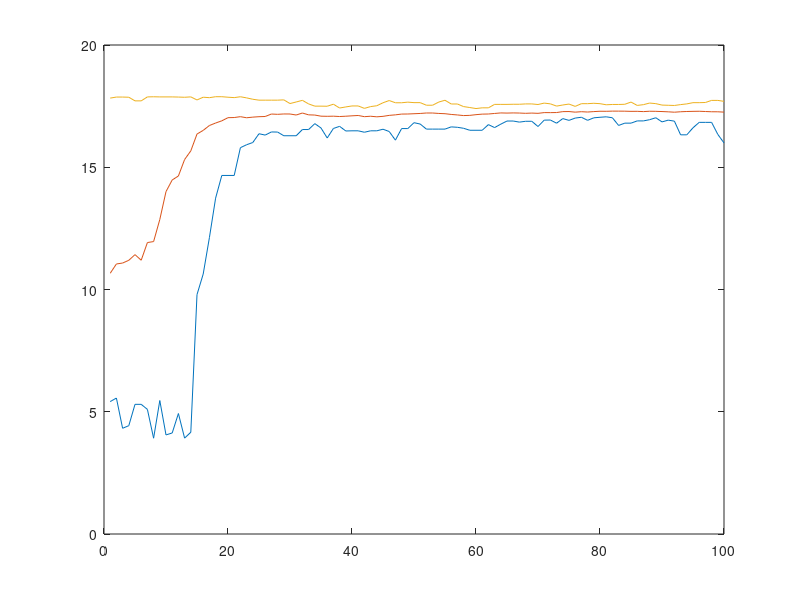

Recreate this plot in MATLAB.
clc;
clear;
ymelhor = [17.828192249080278,17.871077999777338,17.871077999777338,17.863805610144023,17.71522241389446,17.71522241389446,17.877210774161867,17.882610407090993,17.877210774161867,17.877210774161867,17.877210774161867,17.87110145201163,17.86235053433469,17.8782103361373,17.751895742207452,17.865064034701927,17.845761510927556,17.885233722407285,17.885233722407285,17.864512081943683,17.848342992411016,17.883674064173743,17.837279008312557,17.78118231811367,17.744056413614725,17.744056413614725,17.744056413614725,17.744056413614725,17.75643451872731,17.605460261566257,17.66963258935923,17.736907940012806,17.590862138871586,17.499394404275616,17.499394404275616,17.495340431541486,17.579141575419783,17.422727586116743,17.467461062564066,17.507406872545122,17.507406872545122,17.408301595858845,17.481537833114192,17.515454532579685,17.6377868025536,17.728526716828508,17.6377868025536,17.6377868025536,17.663064439925037,17.64278285491728,17.64278285491728,17.537017072218877,17.537017072218877,17.66757270981345,17.74022769473307,17.587657721666186,17.587657721666186,17.480941212608407,17.442617775734917,17.401207793861946,17.430658175584824,17.430658175584824,17.571502011132374,17.571502011132374,17.571502011132374,17.57658500984776,17.57658500984776,17.590293516199026,17.590293516199026,17.565813816473128,17.623996699442525,17.59281879587145,17.50118705658754,17.546672865348903,17.58468483398844,17.489494002932858,17.6004345584956,17.6004345584956,17.616616369051904,17.6004345584956,17.555392380893835,17.56785103222344,17.56785103222344,17.575570318277325,17.666346660241505,17.5290797814431,17.560079092944477,17.62576636428856,17.602047919383978,17.542774883180336,17.53486992761711,17.52693115992271,17.56258254042611,17.591322725411747,17.641664415576933,17.641664415576933,17.64837007626988,17.73447057239131,17.73447057239131,17.69532341878307];
ymedia = [10.663470611927982,11.044177512530156,11.082451980564315,11.19434277109598,11.426591893827316,11.197210204661497,11.920258929332787,11.960363518204293,12.863252395551092,14.004293138674777,14.479401628785515,14.642726408588358,15.315904476127987,15.670154340532294,16.35816449961658,16.508267815277208,16.70719581131126,16.808578933140765,16.898942809219008,17.02758985250223,17.033583680877147,17.06893546414984,17.024021395383418,17.0502890270364,17.06774967300222,17.075913671894796,17.17663303189674,17.164807429817444,17.179504755681435,17.178300084504116,17.136450255167286,17.217853261496145,17.143648289155784,17.135208887676075,17.088808545467757,17.08384894560146,17.08860710592162,17.07500258921045,17.08738687947524,17.103639943049057,17.117537556848568,17.068637839185172,17.08657131812807,17.06272617004627,17.082189295981756,17.121865186063573,17.143550559461993,17.174883983912434,17.178145630021056,17.18928005822981,17.200292423090847,17.219024646686886,17.218636148709876,17.20058015779788,17.189989758249844,17.160204075462996,17.139320369837144,17.114047430077292,17.122094335328562,17.150918845197783,17.173049160426146,17.177834632096122,17.200264561841454,17.222039755854404,17.215674775959837,17.22222105235446,17.217145194181246,17.20625624426877,17.21602710058235,17.20528993810872,17.23537183885904,17.234130292173983,17.23776189010748,17.275229088177138,17.278552612606425,17.25376199581043,17.272278427715236,17.2585808677262,17.276401752560222,17.290663854640812,17.28879338210612,17.295658959804342,17.295398518562678,17.293171535873093,17.28615121099936,17.287553488194757,17.27612714698483,17.29050858292055,17.28751188619106,17.278421974159752,17.267075351071107,17.25163510742467,17.269759888518482,17.28052573029695,17.286355859001336,17.290090442412176,17.2799416943813,17.269573393506533,17.26846519734432,17.25478491924986];
ypior = [5.415356334347394,5.560379704379265,4.324305236063053,4.430919566897071,5.303212917237868,5.303212917237868,5.097218625335908,3.9183890869439235,5.459287534429789,4.052087365294302,4.132542805011402,4.9279399379076745,3.921314987898235,4.162650019802691,9.792109475190546,10.6330948137502,12.121493991025776,13.736160425036049,14.664858904324884,14.664858904324884,14.664858904324884,15.800748421078483,15.920797348533604,16.011969270962076,16.371298797551756,16.31536838714604,16.443828456867298,16.439243612437394,16.288748739104584,16.288748739104584,16.288748739104584,16.542653868456984,16.542653868456984,16.78415706316007,16.606171838858394,16.197192212562996,16.58604708380293,16.673283204960484,16.48349627923985,16.490515551344032,16.490515551344032,16.43186523671238,16.490515551344032,16.490515551344032,16.55548644152826,16.46186200900486,16.108599771019946,16.582069681347388,16.582069681347388,16.822754697135853,16.767437488818686,16.56022769661519,16.56022769661519,16.56022769661519,16.56022769661519,16.651350414642756,16.634329563029404,16.593565284592007,16.512896599237028,16.512896599237028,16.512896599237028,16.74416365870818,16.62237106499585,16.763102936495343,16.890790548852753,16.890790548852753,16.846129939708163,16.880067812696936,16.880067812696936,16.6663285287474,16.927390254355366,16.931124175732158,16.80195484788894,16.990189733103374,16.917447214099365,17.011795651531617,17.044672195912366,16.919458639403338,17.022283964263334,17.044065954716864,17.06313102947906,17.024164590733648,16.710028293560132,16.803959861805634,16.803959861805634,16.895513503586326,16.895513503586326,16.9450005662495,17.025000567791157,16.854767765712676,16.9265368700397,16.885837507582625,16.326337169822978,16.326337169822978,16.614129209034044,16.836005879525594,16.836005879525594,16.836005879525594,16.344389046780428,15.994963914362408];
xdata = [1:1:100];
plot(xdata,ypior);
hold on;
plot(xdata,ymedia);
hold on;
plot(xdata,ymelhor);
hold on;
